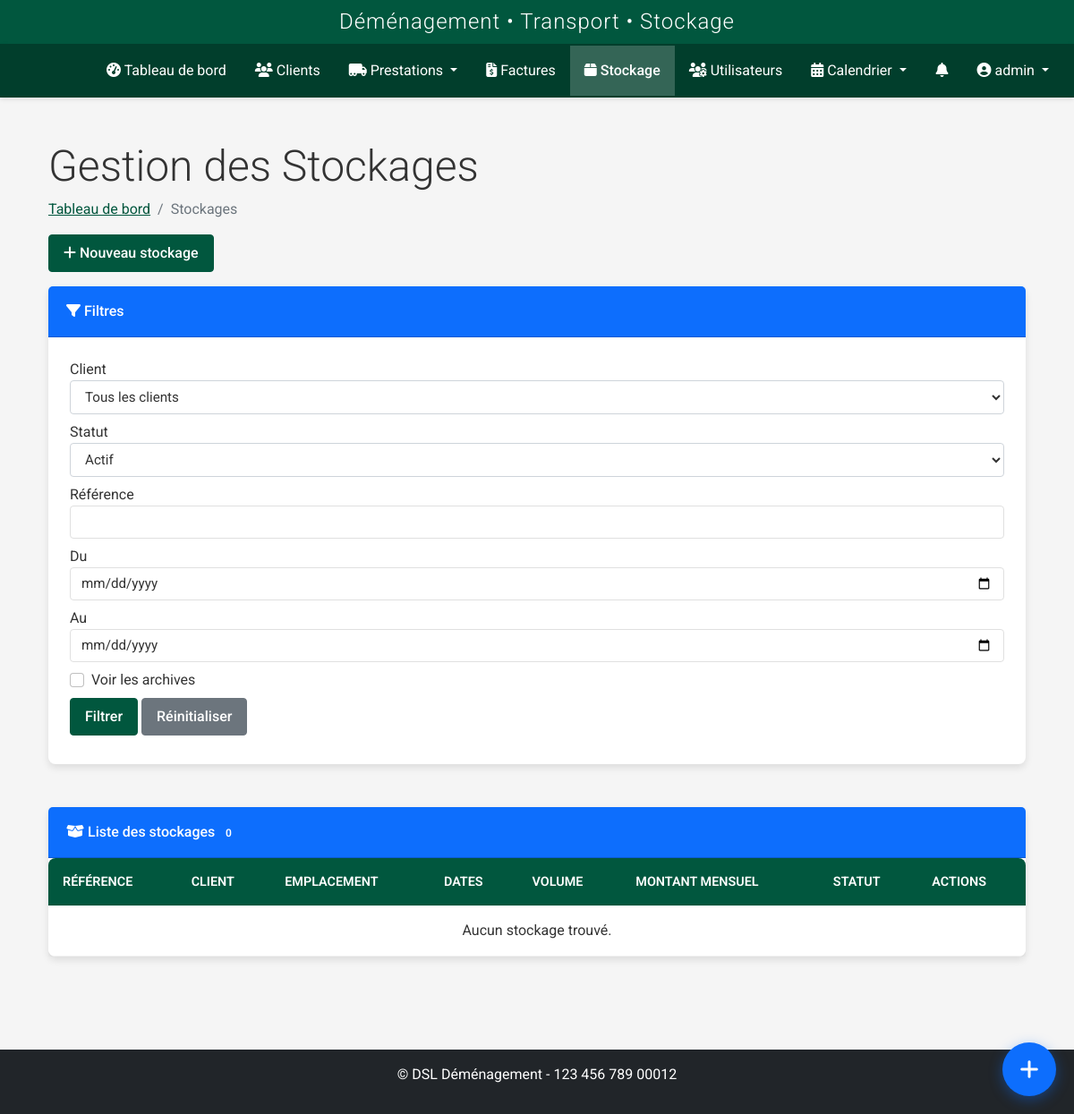
The app's page /stockage/ (signed in), older data.
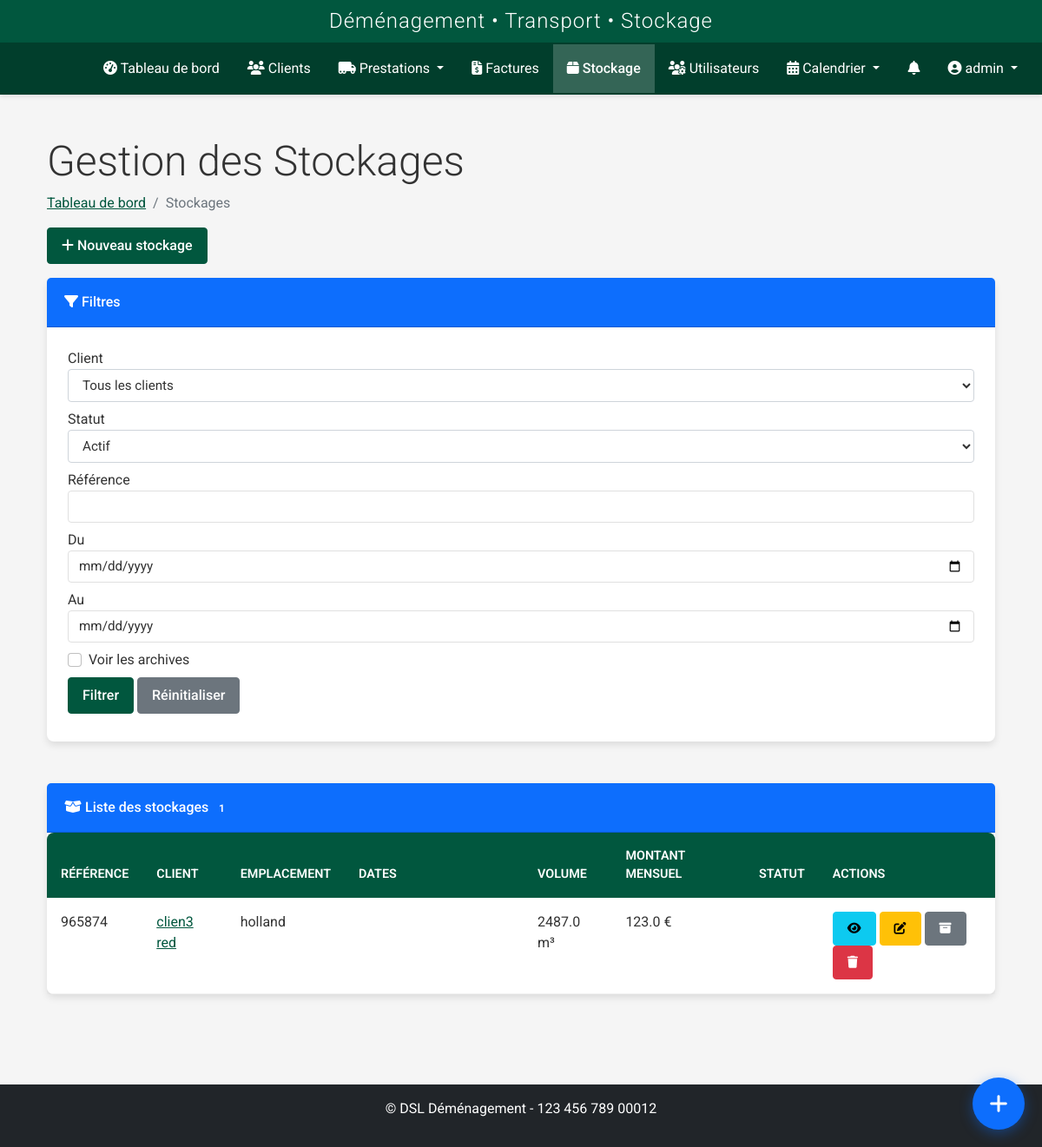
The same page, newer data.
### models.py (models this page shows, shortened)
class Stockage(db.Model):
    id = db.Column(db.Integer, primary_key=True)
    client_id = db.Column(db.Integer, db.ForeignKey('client.id'), nullable=False)
    reference = db.Column(db.String(50), unique=True, nullable=False)
    date_debut = db.Column(db.DateTime, nullable=False)
    date_fin = db.Column(db.DateTime, nullable=True)  # Peut être indéfinie pour un stockage sans date de fin
    statut = db.Column(db.String(50), default='Actif')  # Actif, Terminé, En attente
    montant_mensuel = db.Column(db.Float, nullable=False)
    caution = db.Column(db.Float, nullable=True)
    emplacement = db.Column(db.String(100), nullable=False)  # Ex: "Zone A, Étagère 3, Case 12"
    volume_total = db.Column(db.Float, nullable=True)  # Volume total en m³
    poids_total = db.Column(db.Float, nullable=True)  # Poids total en kg
    observations = db.Column(db.Text, nullable=True)
    archive = db.Column(db.Boolean, default=False)
    date_creation = db.Column(db.DateTime, nullable=False, default=datetime.utcnow)
    client = db.relationship('Client', backref='stockages')
    factures = db.relationship('Facture', backref='stockage', lazy=True)
    prestations = db.relationship('Prestation', backref='stockage', lazy=True, foreign_keys="Prestation.stockage_id")

class Client(db.Model):
    id = db.Column(db.Integer, primary_key=True)
    nom = db.Column(db.String(64), nullable=False)
    prenom = db.Column(db.String(64), nullable=False)
    adresse = db.Column(db.Text, nullable=True)
    code_postal = db.Column(db.String(10), nullable=True)
    ville = db.Column(db.String(64), nullable=True)
    pays = db.Column(db.String(64), default='France')
    telephone = db.Column(db.String(20), nullable=True)
    email = db.Column(db.String(120), nullable=True)
    type_client = db.Column(db.String(50), nullable=True)
    tags = db.Column(db.Text, nullable=True)
    observations = db.Column(db.Text, nullable=True)
    statut = db.Column(db.String(20), default='actif')
    archive = db.Column(db.Boolean, default=False)
    date_creation = db.Column(db.DateTime, nullable=False, default=datetime.utcnow)
    commercial_id = db.Column(db.Integer, db.ForeignKey('user.id'), nullable=True)
    commercial = db.relationship('User', backref=db.backref('clients', lazy=True), foreign_keys=[commercial_id])
    prestations_principales = db.relationship('Prestation', backref=db.backref('client_principal', lazy=True), lazy=True, foreign_keys="Prestation.client_id")
    prestations_supplementaires = db.relationship('Prestation', secondary=prestation_clients, back_populates='clients_supplementaires')
    factures = db.relationship('Facture', backref='client', lazy=True)

### routes/stockage.py (the view, shortened to what this page needs)
@stockage_bp.route('/')
@login_required
@role_required('commercial', 'admin', 'superadmin')
def index():
    form = SearchStockageForm()
    clients = Client.query.filter_by(archive=False).order_by(Client.nom).all()
    form.client_id.choices = [(c.id, f"{c.nom} {c.prenom}") for c in clients]
    form.client_id.choices.insert(0, (0, 'Tous les clients'))
    form.statut.choices = [
        ('Actif', 'Actif'),
        ('En attente', 'En attente'),
        ('Terminé', 'Terminé'),
        ('', 'Tous les statuts')
    ]
    client_id = request.args.get('client_id', '')
    statut = request.args.get('statut', '')
    reference = request.args.get('reference', '')
    date_debut = request.args.get('date_debut', '')
    date_fin = request.args.get('date_fin', '')
    archives = 'archives' in request.args
    query = Stockage.query
    if client_id and client_id != '':
        query = query.filter(Stockage.client_id == client_id)
    if statut and statut != '':
        query = query.filter(Stockage.statut == statut)
    if reference:
        query = query.filter(Stockage.reference.ilike(f'%{reference}%'))
    if date_debut:
        date_debut = datetime.strptime(date_debut, '%Y-%m-%d')
        query = query.filter(Stockage.date_debut >= date_debut)
    if date_fin:
        date_fin = datetime.strptime(date_fin, '%Y-%m-%d')
        query = query.filter(Stockage.date_fin <= date_fin)
    if not archives:
        query = query.filter(Stockage.archive == False)
    page = request.args.get('page', 1, type=int)
    stockages = query.order_by(desc(Stockage.date_creation)).paginate(page=page, per_page=10)
    return render_template('stockages/index.html', stockages=stockages, form=form)

### forms.py
class SearchStockageForm(FlaskForm):
    client_id = SelectField('Client', coerce=optional_int, validators=[Optional()])
    statut = SelectField('Statut')
    date_debut = DateField('Date début', validators=[Optional()])
    date_fin = DateField('Date fin', validators=[Optional()])
    reference = StringField('Référence')
    archives = BooleanField('Afficher les stockages archivés')
    submit = SubmitField('Filtrer')
    reset = SubmitField('Réinitialiser')

### auth.py (called while the page is built)
def role_required(*roles):
    def decorator(f):
        @wraps(f)
        @login_required
        def decorated_function(*args, **kwargs):
            if current_user.role not in roles:
                flash('Vous n\'avez pas les permissions nécessaires pour accéder à cette page.', 'danger')
                return redirect(url_for('dashboard.index'))
            return f(*args, **kwargs)
        return decorated_function
    return decorator

### forms.py (called while the page is built)
def optional_int(value):
    if value == '' or value is None:
        return None
    try:
        return int(value)
    except (ValueError, TypeError):
        return None

### models.py (called while the page is built)
    def is_admin(self):
        return self.role in ['admin', 'superadmin']

### templates/stockages/index.html (shortened to what the changed rows need)
{% extends 'base.html' %}
{% block content %}
<div class="container-fluid mt-3">
    <div class="row mb-3">
        <div class="col-md-12">
            <h1 class="display-5">Gestion des Stockages</h1>
        </div>
    </div>
    <div class="row">
        <div class="col-md-12">
            <div class="card">
                <div class="card-header bg-primary text-white">
                    <i class="fas fa-box-open"></i> Liste des stockages
                    <span class="badge badge-light ml-2">{{ stockages.total }}</span>
                </div>
                <div class="card-body p-0">
                    <div class="table-responsive">
                        <table class="table table-hover mb-0">
                            <thead class="bg-light">
                                <tr>
                                    <th>Référence</th>
                                    <th>Client</th>
                                    <th>Emplacement</th>
                                    <th>Dates</th>
                                    <th>Volume</th>
                                    <th>Montant mensuel</th>
                                    <th>Statut</th>
                                    <th>Actions</th>
                                </tr>
                            </thead>
                            <tbody>
                                {% for stockage in stockages.items %}
                                <tr{% if stockage.archive %} class="table-secondary"{% endif %}>
                                    <td>
                                        {{ stockage.reference }}
                                    </td>
                                    <td>
                                        <a href="{{ url_for('client.edit', id=stockage.client.id) }}">
                                            {{ stockage.client.nom }} {{ stockage.client.prenom }}
                                        </a>
                                    </td>
                                    <td>{{ stockage.emplacement }}</td>
                                    <td>
                                        <span class="badge badge-info">Du {{ stockage.date_debut.strftime('%d/%m/%Y') }}</span>
                                        {% if stockage.date_fin %}
                                            <span class="badge badge-secondary">au {{ stockage.date_fin.strftime('%d/%m/%Y') }}</span>
                                        {% else %}
                                            <span class="badge badge-warning">en cours</span>
                                        {% endif %}
                                    </td>
                                    <td>{{ stockage.volume_total|round(2) if stockage.volume_total else '0.00' }} m³</td>
                                    <td>{{ stockage.montant_mensuel|round(2) }} €</td>
                                    <td>
                                        <span class="badge badge-{{ {'Actif':'success', 'En attente':'warning', 'Terminé':'secondary'}[stockage.statut] }}">
                                        </span>
                                    </td>
                                    <td class="text-right">
                                        <a href="{{ url_for('stockage.detail', id=stockage.id) }}" class="btn btn-info btn-sm">
                                            <i class="fas fa-eye"></i>
                                        </a>
                                        <a href="{{ url_for('stockage.edit', id=stockage.id) }}" class="btn btn-warning btn-sm">
                                            <i class="fas fa-edit"></i>
                                        </a>
                                        <a href="{{ url_for('stockage.toggle_archive', id=stockage.id) }}" class="btn btn-secondary btn-sm">
                                            <i class="fas fa-archive"></i>
                                        </a>
                                        <a href="{{ url_for('stockage.delete', id=stockage.id) }}" class="btn btn-danger btn-sm"
                                           onclick="return confirm('Voulez-vous vraiment supprimer ce stockage ?')">
                                            <i class="fas fa-trash"></i>
                                        </a>
                                    </td>
                                </tr>
                                {% else %}
                                <tr>
                                    <td colspan="8" class="text-center">Aucun stockage trouvé.</td>
                                </tr>
                                {% endfor %}
                            </tbody>
                        </table>
                    </div>
                </div>
            </div>
        </div>
    </div>
</div>
{% endblock %}

Row changes from the older to the newer data that the page shows:
added Stockage: reference "965874", client.nom "clien3", client.prenom "red", emplacement "holland", volume_total "2487.0", montant_mensuel "123.0"
Text that changed along with them:
{{ stockages.total }}: "0" → "1"
text no longer shown: "Aucun stockage trouvé."
